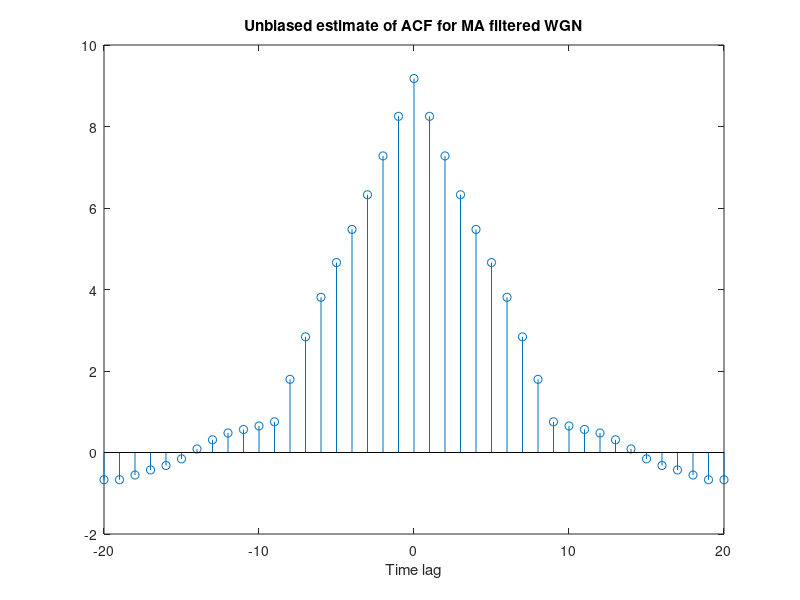

MATLAB code for this plot:
clear all

%Part 2.2------------------------------------------------------------------
x = randn(1,1000);
y = filter(ones(9,1),(1),x); %Moving Average Filter
[corr_wgn,time_lag] = xcorr(y,20,'unbiased');

figure(1)
set(gcf,'Color','w')
stem(time_lag,corr_wgn)
xlabel('Time lag')
title('Unbiased estimate of ACF for MA filtered WGN')

